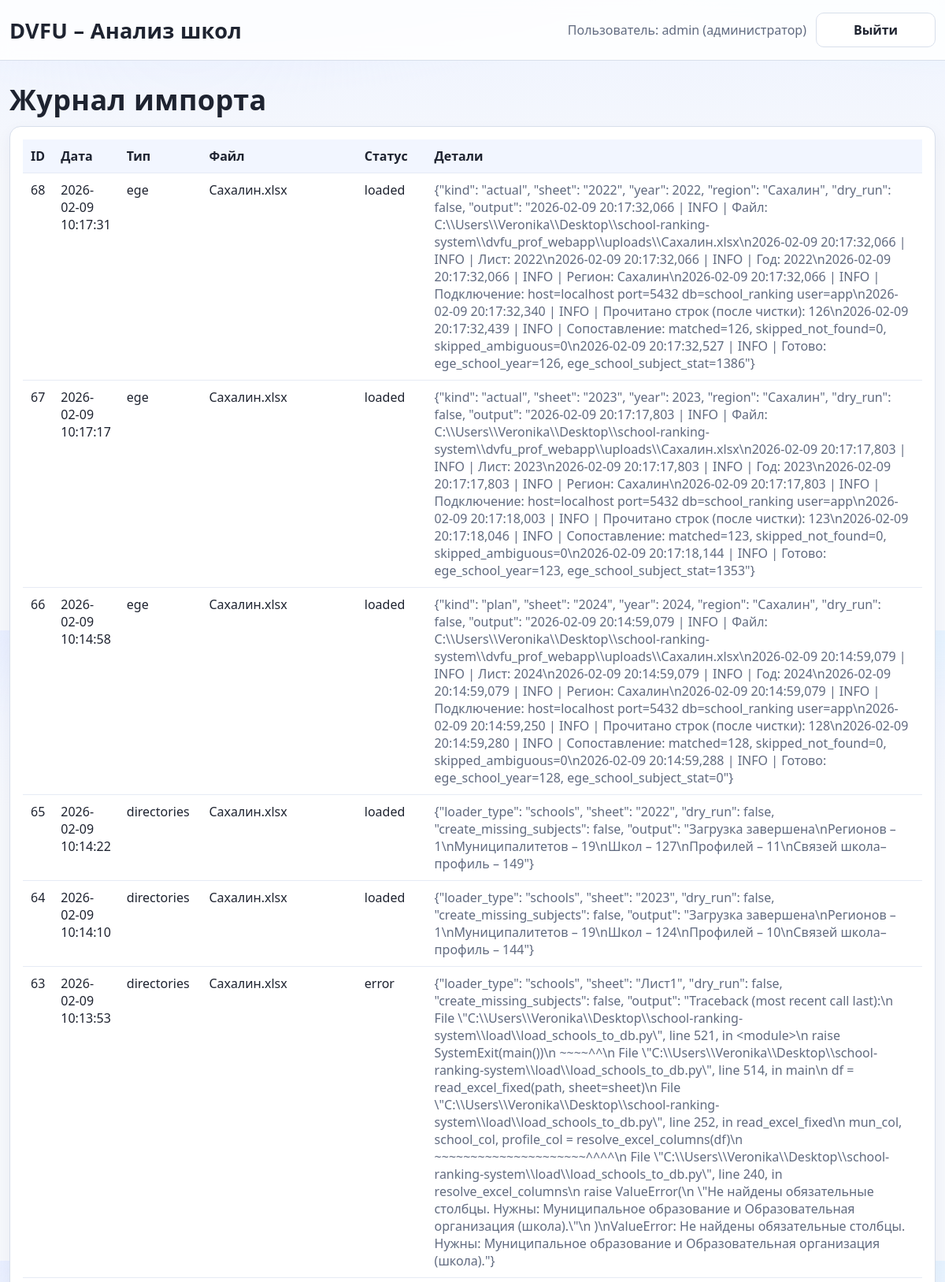
Screenshot of /data/history (signed in, upper part) with the database file from the repository.
### db.py (models this page shows)
class Base(DeclarativeBase):
    pass

class User(Base):
    __tablename__ = "user"
    id = Column(Integer, primary_key=True)
    login = Column(String(64), unique=True, nullable=False, index=True)
    password_hash = Column(String(256), nullable=False)
    is_admin = Column(Boolean, default=False, nullable=False)
    created_at = Column(DateTime(timezone=True), server_default=sqlfunc.now(), nullable=False)

class ImportJob(Base):
    __tablename__ = "import_job"
    id = Column(Integer, primary_key=True)
    job_type = Column(String(32), nullable=False)  # ege | admissions | events
    filename = Column(String(255), nullable=False)
    status = Column(String(32), nullable=False, default="uploaded")  # uploaded | validated | loaded | error
    details = Column(Text, nullable=True)
    created_at = Column(DateTime(timezone=True), server_default=sqlfunc.now(), nullable=False)

### routes.py (the view)
@router.get("/data/history")
def history_page(request: Request, db: Session = Depends(get_db)):
    user = require_user(request, db)
    jobs = db.query(ImportJob).order_by(ImportJob.created_at.desc()).all()
    return render("history.html", {"request": request, "user": user, "jobs": jobs})

### templates/history.html (shortened to what this page needs)
{% extends "base.html" %}
{% block content %}
<h1>Журнал импорта</h1>
<div class="card">
  <table class="table">
    <thead>
      <tr>
        <th>ID</th>
        <th>Дата</th>
        <th>Тип</th>
        <th>Файл</th>
        <th>Статус</th>
        <th>Детали</th>
      </tr>
    </thead>
    <tbody>
    {% for j in jobs %}
      <tr>
        <td>{{ j.id }}</td>
        <td>{{ j.created_at }}</td>
        <td>{{ j.job_type }}</td>
        <td>{{ j.filename }}</td>
        <td>{{ j.status }}</td>
        <td class="muted">{{ j.details }}</td>
      </tr>
    {% endfor %}
    </tbody>
  </table>
</div>
{% endblock %}

### templates/base.html (shortened to what this page needs)
<!doctype html>
<html lang="ru">
<head>
  <link rel="stylesheet" href="/static/app.css">
</head>
<body>
  <header class="header">
    <div class="container header-row">
      <div class="brand">DVFU – Анализ школ</div>
      <div class="header-actions">
        {% if user %}
          <span class="muted">Пользователь: {{ user.login }}{% if user.is_admin %} (администратор){% endif %}</span>
          <a class="btn btn-ghost" href="/logout">Выйти</a>
        {% endif %}
      </div>
    </div>
  </header>
  <main class="container">
    {% block content %}{% endblock %}
  </main>
</body>
</html>

### static/app.css (style rules this page uses)
:root { --bg-top: #eef3ff; --bg-main: #f6f8fc; --text-main: #1e2330; --text-muted: #616b80; --line: #d8dfeb; --surface: #ffffff; --surface-soft: #f8faff; --primary: #1f5bd8; --primary-strong: #1847aa; --ok-bg: #edfff4; --ok-line: #bfead0; --warn-bg: #fff4f4; --warn-line: #f6caca; font-family: "Segoe UI", -apple-system, BlinkMacSystemFont, "Helvetica Neue", Arial, sans-serif; }
*, *::before, *::after { box-sizing: border-box; }
html, body { height: 100%; }
body { margin: 0; color: var(--text-main); min-height: 100dvh; display: flex; flex-direction: column; background: radial-gradient(1200px 420px at 20% -15%, #e0e8ff 0%, transparent 58%), radial-gradient(900px 340px at 100% -10%, #dff3ff 0%, transparent 52%), linear-gradient(180deg, var(--bg-top) 0%, var(--bg-main) 28%, var(--bg-main) 100%); }
a { color: inherit; text-decoration: none; }
.container { width: min(1480px, calc(100% - 24px)); margin: 0 auto; padding: 16px 0; }
main.container { flex: 1 0 auto; padding: 28px 0 20px; }
.header { border-bottom: 1px solid var(--line); background: rgba(255, 255, 255, 0.86); backdrop-filter: blur(8px); }
.header-row { display: flex; align-items: center; justify-content: space-between; gap: 12px; }
.brand { font-size: 1.7rem; font-weight: 700; letter-spacing: 0.01em; }
.header-actions { display: flex; align-items: center; gap: 12px; }
.muted { color: var(--text-muted); }
h1 { margin: 0 0 10px; font-size: clamp(1.8rem, 3vw, 2.3rem); line-height: 1.2; letter-spacing: 0.01em; }
.card { background: var(--surface); border: 1px solid var(--line); border-radius: 14px; padding: 16px; margin-top: 12px; box-shadow: 0 8px 20px rgba(45, 59, 95, 0.06); }
.btn { background: linear-gradient(180deg, var(--primary) 0%, var(--primary-strong) 100%); color: #fff; padding: 10px 14px; border-radius: 10px; border: 1px solid var(--primary-strong); cursor: pointer; font-weight: 650; min-width: 152px; min-height: 42px; display: inline-flex; align-items: center; justify-content: center; transition: transform 0.15s ease, box-shadow 0.15s ease, filter 0.15s ease; }
.btn-ghost { background: var(--surface); color: var(--text-main); border: 1px solid var(--line); }
.table { width: 100%; border-collapse: separate; border-spacing: 0; margin-top: 0; overflow: hidden; }
.table th, .table td { border-bottom: 1px solid #e6ebf5; padding: 10px; text-align: left; vertical-align: top; }
.table th { background: #f2f6ff; font-weight: 700; }

### rows the page displays
User: login "admin"
ImportJob: id "68", created_at "2026-02-09 10:17:31", job_type "ege", filename "Сахалин.xlsx", status "loaded", details "{\"kind\": \"actual\", \"sheet\": \"2022\", \"year\": 2022, \"region\": \"Сахалин\", \"dry_run\": false, \"output\": \"2026-02-09 20:17:32,066 | INFO | Файл: C:\\\\Users\\\\Veronika\\\\Desktop\\\\school-ranking-system\\\\dvfu_prof_webapp\\\\uploads\\\\Сахалин.xlsx\\n2026-02-09 20:17:32,066 | INFO | Лист: 2022\\n2026-02-09 20:17:32,066 | INFO | Год: 2022\\n2026-02-09 20:17:32,066 | INFO | Регион: Сахалин\\n2026-02-09 20:17:32,066 | INFO | Подключение: host=localhost port=5432 db=school_ranking user=app\\n2026-02-09 20:17:32,340 | INFO | Прочитано строк (после чистки): 126\\n2026-02-09 20:17:32,439 | INFO | Сопоставление: matched=126, skipped_not_found=0, skipped_ambiguous=0\\n2026-02-09 20:17:32,527 | INFO | Готово:…"
ImportJob: id "67", created_at "2026-02-09 10:17:17", job_type "ege", filename "Сахалин.xlsx", status "loaded", details "{\"kind\": \"actual\", \"sheet\": \"2023\", \"year\": 2023, \"region\": \"Сахалин\", \"dry_run\": false, \"output\": \"2026-02-09 20:17:17,803 | INFO | Файл: C:\\\\Users\\\\Veronika\\\\Desktop\\\\school-ranking-system\\\\dvfu_prof_webapp\\\\uploads\\\\Сахалин.xlsx\\n2026-02-09 20:17:17,803 | INFO | Лист: 2023\\n2026-02-09 20:17:17,803 | INFO | Год: 2023\\n2026-02-09 20:17:17,803 | INFO | Регион: Сахалин\\n2026-02-09 20:17:17,803 | INFO | Подключение: host=localhost port=5432 db=school_ranking user=app\\n2026-02-09 20:17:18,003 | INFO | Прочитано строк (после чистки): 123\\n2026-02-09 20:17:18,046 | INFO | Сопоставление: matched=123, skipped_not_found=0, skipped_ambiguous=0\\n2026-02-09 20:17:18,144 | INFO | Готово:…"
ImportJob: id "66", created_at "2026-02-09 10:14:58", job_type "ege", filename "Сахалин.xlsx", status "loaded", details "{\"kind\": \"plan\", \"sheet\": \"2024\", \"year\": 2024, \"region\": \"Сахалин\", \"dry_run\": false, \"output\": \"2026-02-09 20:14:59,079 | INFO | Файл: C:\\\\Users\\\\Veronika\\\\Desktop\\\\school-ranking-system\\\\dvfu_prof_webapp\\\\uploads\\\\Сахалин.xlsx\\n2026-02-09 20:14:59,079 | INFO | Лист: 2024\\n2026-02-09 20:14:59,079 | INFO | Год: 2024\\n2026-02-09 20:14:59,079 | INFO | Регион: Сахалин\\n2026-02-09 20:14:59,079 | INFO | Подключение: host=localhost port=5432 db=school_ranking user=app\\n2026-02-09 20:14:59,250 | INFO | Прочитано строк (после чистки): 128\\n2026-02-09 20:14:59,280 | INFO | Сопоставление: matched=128, skipped_not_found=0, skipped_ambiguous=0\\n2026-02-09 20:14:59,288 | INFO | Готово:…"
ImportJob: id "65", created_at "2026-02-09 10:14:22", job_type "directories", filename "Сахалин.xlsx", status "loaded", details "{\"loader_type\": \"schools\", \"sheet\": \"2022\", \"dry_run\": false, \"create_missing_subjects\": false, \"output\": \"Загрузка завершена\\nРегионов – 1\\nМуниципалитетов – 19\\nШкол – 127\\nПрофилей – 11\\nСвязей школа–профиль – 149\"}"
ImportJob: id "64", created_at "2026-02-09 10:14:10", job_type "directories", filename "Сахалин.xlsx", status "loaded", details "{\"loader_type\": \"schools\", \"sheet\": \"2023\", \"dry_run\": false, \"create_missing_subjects\": false, \"output\": \"Загрузка завершена\\nРегионов – 1\\nМуниципалитетов – 19\\nШкол – 124\\nПрофилей – 10\\nСвязей школа–профиль – 144\"}"
ImportJob: id "63", created_at "2026-02-09 10:13:53", job_type "directories", filename "Сахалин.xlsx", status "error", details "{\"loader_type\": \"schools\", \"sheet\": \"Лист1\", \"dry_run\": false, \"create_missing_subjects\": false, \"output\": \"Traceback (most recent call last):\\n File \\\"C:\\\\Users\\\\Veronika\\\\Desktop\\\\school-ranking-system\\\\load\\\\load_schools_to_db.py\\\", line 521, in <module>\\n raise SystemExit(main())\\n ~~~~^^\\n File \\\"C:\\\\Users\\\\Veronika\\\\Desktop\\\\school-ranking-system\\\\load\\\\load_schools_to_db.py\\\", line 514, in main\\n df = read_excel_fixed(path, sheet=sheet)\\n File \\\"C:\\\\Users\\\\Veronika\\\\Desktop\\\\school-ranking-system\\\\load\\\\load_schools_to_db.py\\\", line 252, in read_excel_fixed\\n mun_col, school_col, profile_col = resolve_excel_columns(df)\\n ~~~~~~~~~~~~~~~~~~~~~^^^^\\n File…"
